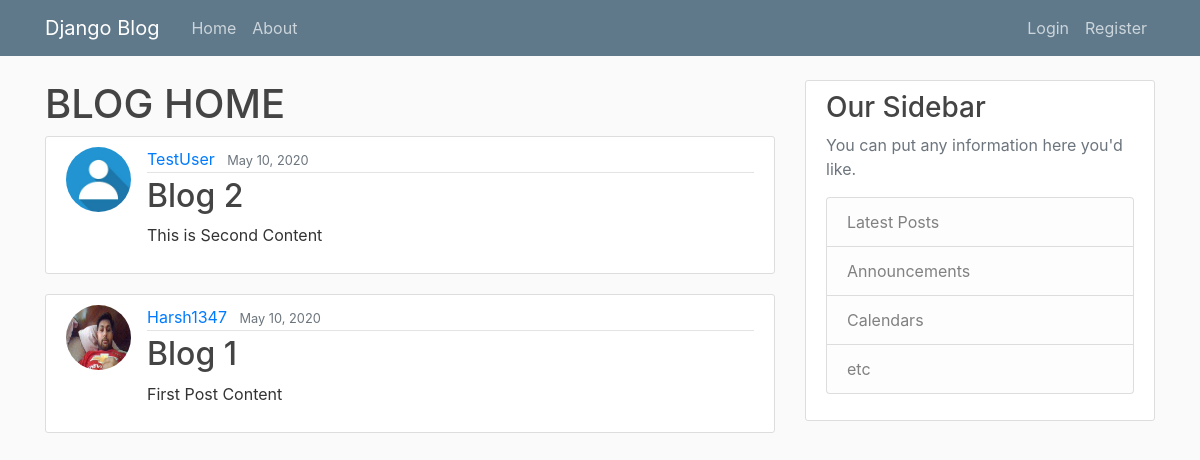
The app's page /, older data.
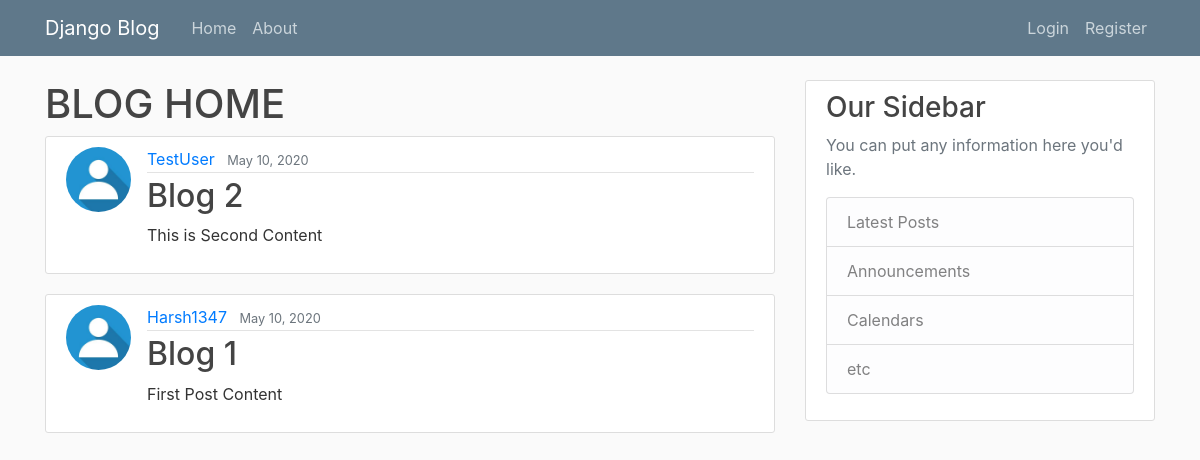
The same page, newer data.
### blog/models.py (models this page shows, shortened)
class Post(models.Model):
    title = models.CharField(max_length=100)
    content = models.TextField()
    date_posted = models.DateTimeField(default = timezone.now)
    author = models.ForeignKey(User,on_delete = models.CASCADE)

### users/models.py (models this page shows, shortened)
class Profile(models.Model):
    user = models.OneToOneField(User, on_delete=models.CASCADE)
    img = models.ImageField(default='default.jpg', upload_to='profile_pics')

### blog/views.py (the view)
# urls.py: path('', PostListView.as_view(),name = 'blog-home'),
class PostListView(ListView):
    model = Post
    template_name='blog/home.html'
    context_object_name = 'posts'
    ordering = ['-date_posted']
    paginate_by = 5

### blog/templates/blog/home.html
{% extends "blog/base.html" %}
{% block content %}
    <h1>BLOG HOME</h1>
    {% for post in posts %}
    <article class="media content-section">
      <img class = "rounded-circle article-img" src = "{{ post.author.profile.img.url }}">
        <div class="media-body">
          <div class="article-metadata">
            <a class="mr-2" href="#">{{ post.author }}</a>
            <small class="text-muted">{{ post.date_posted|date:"F d, Y" }}</small>
          </div>
          <h2><a class="article-title" href="{% url 'post-detail' post.id %}">{{ post.title }}</a></h2>
          <p class="article-content">{{ post.content }}</p>
        </div>
      </article>
    {% endfor %}
{% endblock content %}

Row changes from the older to the newer data that the page shows:
changed through a linked row, Post "Blog 1": author.profile.img: picture removed, a placeholder shows
